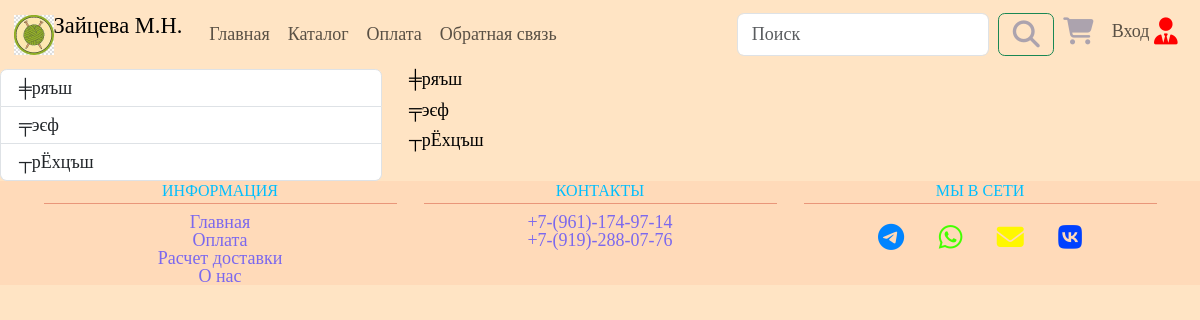
Before: /products/ with the older database file.
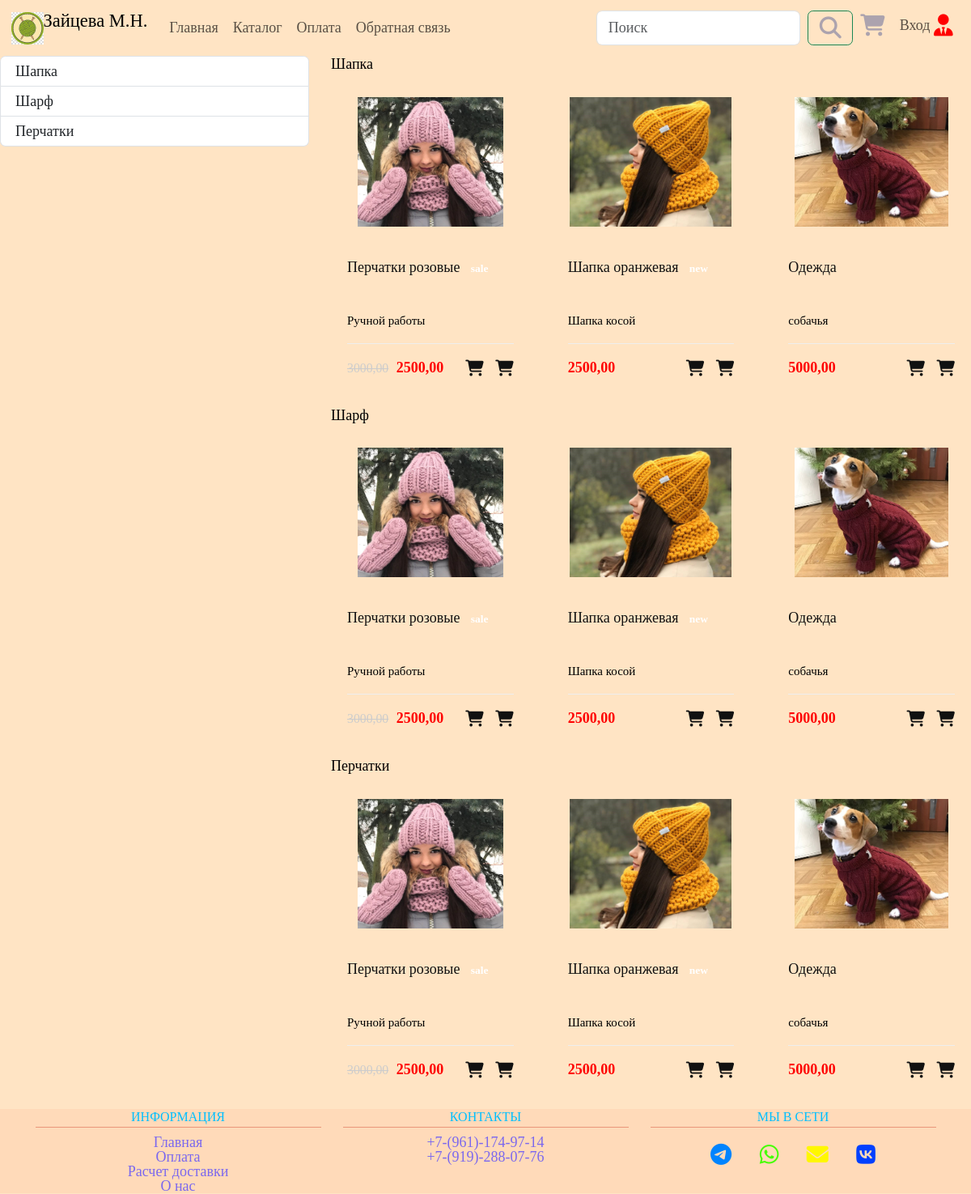
After: the same page with the newer database file.
### products/models.py (models this page shows, shortened)
class ProductCategory(models.Model):
    name = models.CharField(max_length=128, unique=True, verbose_name='Наименование')
    slug = models.SlugField(max_length=255, unique=True, db_index=True, verbose_name='URL')
    class Meta:
        verbose_name = 'Категорию'
        verbose_name_plural = 'Категории'

class Product(models.Model):
    name = models.CharField(max_length=256, verbose_name='Наименование', unique=True)
    slug = models.SlugField(max_length=255, unique=True, db_index=True, verbose_name='URL')
    description = models.TextField(verbose_name='Описание')
    price = models.DecimalField(max_digits=7, decimal_places=2, verbose_name='Цена')
    sale = models.DecimalField(max_digits=7, decimal_places=2, null=True, blank=True, verbose_name='Цена со скидкой')
    image = models.ImageField(upload_to='product_images', verbose_name='Картинка')
    time_update = models.DateTimeField(auto_now=True, verbose_name='Дата изменения')
    category = models.ForeignKey(to=ProductCategory, on_delete=models.PROTECT, verbose_name='Категория')
    badge = models.ForeignKey(to=ProductBadge, on_delete=models.PROTECT, null=True, blank=True, verbose_name='Плашка')
    is_index = models.BooleanField(default=False, verbose_name='На главном экране')
    def get_absolute_url(self):
        return reverse('products:product', kwargs={'product_slug': self.slug})
    class Meta:
        verbose_name = 'Продукт'
        verbose_name_plural = 'Продукты'
        ordering = ['time_update']

class ProductBadge(models.Model):
    name = models.CharField(max_length=16, unique=True, verbose_name='Текст')
    slug = models.SlugField(max_length=255, unique=True, db_index=True, verbose_name='URL')
    color = models.CharField(max_length=8, verbose_name='Цвет')
    class Meta:
        verbose_name = 'Плашку'
        verbose_name_plural = 'Плашки'

### products/views.py (the view)
# urls.py: path('', Catalog.as_view(), name='index'),
class Catalog(DataMixin, ListView):
    model = Product
    template_name = 'products/catalog.html'
    def get_context_data(self, **kwargs):
        context = super().get_context_data(**kwargs)
        c_def = self.get_context(title='Каталог')
        return dict(list(context.items()) + list(c_def.items()))

### products/templatetags/products_tags.py (called while the page is built)
@register.simple_tag(name='getcats')
def get_categories():
    return ProductCategory.objects.all()

### products/utils.py (called while the page is built)
    def get_context(self, **kwargs):
        context = kwargs
        context['menu'] = menu
        return context

### products/templates/products/catalog.html
{% extends 'products/base.html' %} {% load static %} {% load products_tags %} {% block css %}
<link rel="stylesheet" href="{% static 'css/base.css' %}" />
<link rel="stylesheet" href="{% static 'css/product_cart.css' %}"/>
{% endblock %} {% block content %}
<div class="row">
  <div class="col-4">
    <div id="list-example" class="list-group">
      {% getcats as categories %}
      {% for category in categories %}
      <a class="list-group-item list-group-item-action" href="#{{ category.slug }}">{{ category.name }}</a>
      {% endfor %}
    </div>
  </div>
  <div class="col-8">
    <div data-bs-spy="scroll" data-bs-target="#list-example" data-bs-smooth-scroll="true" class="scrollspy-example" tabindex="0">
      {% getcats as categories %}
      {% for category in categories %}
      <h4 id="{{ category.slug }}">{{ category.name }}</h4>
      <div class="row">
        {% for product in object_list %}
          <div class="col-lg-4 col-sm-6 mb-3">
            <div class="product-cart">
              <div class="product-thumb">
                <a href="{{ product.get_absolute_url }}"><img src="{{ product.image.url }}" alt="" /></a>
              </div>
              <div class="product-details">
                <h4>
                  <a href="{{ product.get_absolute_url }}"
                    >{{ product.name }} {% if product.badge.name %}
                    <span class="badge" color="{{ product.badge.color }}"
                      >{{ product.badge.name }}</span
                    >
                    {% endif %}</a
                  >
                </h4>
                <p>{{ product.description }}</p>
                <div class="product-bottom-details d-flex justify-content-between">
                  <div class="product-price">
                    {% if product.sale %}
                    <small>{{ product.price }}</small> {{ product.sale}} {% else %}
                    {{ product.price }} {% endif %}
                  </div>
                  <div class="product-links">
                    <a href="#"><i class="fa-solid fa-cart-shopping"></i></a>
                    <a href="#"><i class="fa-solid fa-cart-shopping"></i></a>
                  </div>
                </div>
              </div>
            </div>
          </div>
        {% endfor %}
      </div>
      {% endfor %}
    </div>
  </div>
</div>
{% endblock %}

### products/templates/products/base.html (shortened to what this page needs)
{% load static %}
{% load products_tags %}
<!DOCTYPE html>
<html lang="en">
<head>
    <link
            href="https://cdn.jsdelivr.net/npm/bootstrap@5.3.0-alpha3/dist/css/bootstrap.min.css"
            rel="stylesheet"
    />
    {% block css %} {% endblock%}
</head>
<body>
<nav class="navbar navbar-expand-lg">
    <div class="container-fluid">
        <a class="navbar-brand" href="{% url 'index' %}">
            <img
                    src="{% static 'img/logo.png' %}"
                    alt="logo"
                    width="40"
                    height="40"
            />Зайцева М.Н.
        </a>
        <div class="collapse navbar-collapse" id="navbarSupportedContent">
            <ul class="navbar-nav me-auto mb-2 mb-lg-0 top-menu">
                {% for m in menu %}
                <li class="nav-item">
                    <a class="nav-link" href="{% url m.url_name %}">{{ m.title }}</a>
                </li>
                {% endfor %}
            </ul>
            <ul class="navbar-nav ms-auto mb-2 mb-lg-0">
                <form class="d-flex" role="search">
                    <input
                            class="form-control me-2"
                            type="search"
                            placeholder="Поиск"
                            aria-label="Search"
                    />
                    <button class="btn btn-outline-success" type="submit">
                        <i
                                class="fa-solid fa-magnifying-glass fa-xl"
                                style="color: #aca3ae"
                        ></i>
                    </button>
                </form>
                <li class="nav-item">
                    <a
                            class="nav-link"
                            href="#"
                            data-bs-toggle="modal"
                            data-bs-target="#modal-cart"
                    >
                        <i
                                class="fa-solid fa-cart-shopping fa-xl"
                                style="color: #aca3ae"
                        ></i>
                    </a>
                </li>
                {% if user.is_authenticated %}
                <li class="nav-item dropdown">
                    <a
                            class="nav-link dropdown-toggle" id="navbarDropdown" role="button"
                            data-bs-toggle="dropdown" aria-expanded="false" href="#"
                    >{{ user.username }}
                        <i
                                class="fa-solid fa-user-tie fa-xl"
                                style="color: #00FA9A"
                        ></i>
                    </a>
                    <ul class="dropdown-menu" aria-labelledby="navbarDropdown">
                        <li>
                            <a class="dropdown-item" href="{% url 'users:profile' %}">Профиль</a>
                        </li>
                        <li><a class="dropdown-item" href="#">Заказы</a></li>
                        {% if user.is_superuser or user.is_staff %}
                        <li>
                            <a class="dropdown-item" href="{% url 'admin:index' %}">
                                Админ-панель
                            </a>
                        </li>
                        {% endif %}
                        <li>
                            <hr class="dropdown-divider">
                        </li>
                        <li>
                            <a class="dropdown-item" href="{% url 'users:logout' %}">
                                Выйти
                            </a>
                        </li>
                    </ul>
                </li>
                {% else %}
                <li class="nav-item">
                    <a
                            class="nav-link"
                            href="{% url 'users:login' %}"
                    >Вход
                        <i
                                class="fa-solid fa-user-tie fa-xl"
                                style="color: #ff0000"
                        ></i>
                    </a>
                </li>
                {% endif %}
            </ul>
        </div>
    </div>
</nav>
{% block content %}{% endblock%}
<footer>
    <section class="footer ">
        <div class="container">
            <div class="row text-center">
                <div class="col">
                    <h4>Информация</h4>
                    <div class="list-unstyled">
                        <li><a href="#">Главная</a></li>
                        <li><a href="#">Оплата</a></li>
                        <li><a href="#">Расчет доставки</a></li>
                        <li><a href="#">О нас</a></li>
                    </div>
                </div>
                <div class="col">
                    <h4>Контакты</h4>
                    <div class="list-unstyled">
                        <li><a href="tel:+79611749714">+7-(961)-174-97-14</a></li>
                        <li><a href="tel:+79192880776">+7-(919)-288-07-76</a></li>
                    </div>
                </div>
                <div class="col">
                    <h4>Мы в сети</h4>
                    <div class="footer-icons">
                        <a href="#"
                        ><i
                                class="fa-brands fa-telegram fa-xl"
                                style="color: #0084ff"
                        ></i
                        ></a>
                        <a href="#"
                        ><i
                                class="fa-brands fa-whatsapp fa-xl"
                                style="color: #44ff00"
                        ></i
                        ></a>
                        <a href="#"
                        ><i
                                class="fa-solid fa-envelope fa-xl"
                                style="color: #fff700"
                        ></i
                        ></a>
                        <a href="#"
                        ><i class="fa-brands fa-vk fa-xl" style="color: #0040ff"></i
                        ></a>
                    </div>
                </div>
            </div>
        </div>
    </section>
</footer>
</body>
</html>

### static/css/base.css (style rules this page uses)
* { padding: 0; margin: 0; border: 0; }
*, *:before, *:after { -moz-box-sizing: border-box; -webkit-box-sizing: border-box; box-sizing: border-box; }
nav, footer, header, aside { display: block; }
html, body { height: 100%; //width: 100%; font-size: 100%; line-height: 1; -ms-text-size-adjust: 100%; -moz-text-size-adjust: 100%; -webkit-text-size-adjust: 100%; }
input, button, textarea { font-family: inherit; }
button { cursor: pointer; }
a, a:visited { text-decoration: none; }
ul li { list-style: none; }
img { vertical-align: top; }
h1, h2, h3, h4, h5, h6 { font-size: inherit; font-weight: inherit; }
body { font-family: Rubik; font-style: 14px; color: #616161; }
html { font-size: 18px; }
body { font-size: 18px; font-weight: 400; color: #000; background-color: #FFE4C4; min-width: 320px; }
img { height: auto; }
a { color: #111; }
.top-menu li a::after { content: ''; display: block; width: 100%; background-color: #7B68EE; height: 1px; transition: all .3s; transform: scale(0); }
.footer { background-color: #FFDAB9; }
.footer h4 { color: #00BFFF; text-transform: uppercase; font-size: 16px; border-bottom: 1px solid #E9967A; padding-bottom: 3px; }
.footer a { text-decoration: none; transition: all .3s; }
.footer a, .footer li { color: #7B68EE; }
.footer-icons a { display: inline-block; margin: 15px ; }

### static/css/product_cart.css (style rules this page uses)
.product-thumb a { display: flex; align-items: center; justify-content: center; height: 200px; padding: 20px; }
.product-thumb img { max-height: 100%; max-width: 100%; }
.product-details { padding: 20px; }
.product-details h4 a { font-weight: 500; display: block; height: 60px; overflow: hidden; text-decoration: none; }
.product-details p { font-size: 15px; margin-bottom: 20px; color: 999; }
.product-bottom-details { overflow: hidden; border-top: 1px solid #eee; padding-top: 20px; }
.product-price { font-size: 18px; color: #ff0000; font-weight: 600; }
.product-price small { color: #ccc; font-weight: 400; text-decoration: line-through; margin-right: 5px; }
.product-links a { font-size: 20px; margin-left: 10px; }

Changed rows visible on the page:
changed ProductCategory: name "╪ряъш" → "Шапка"
changed ProductCategory: name "╤эєф" → "Шарф"
changed ProductCategory: name "┬рЁхцъш" → "Перчатки"
added Product: image (picture), name "Перчатки розовые", badge.name "sale", description "Ручной работы", price "3000,00", sale "2500,00"
added Product: image (picture), name "Шапка оранжевая", badge.name "new", description "Шапка косой", price "2500,00"
added Product: image (picture), name "Одежда", description "собачья", price "5000,00"
